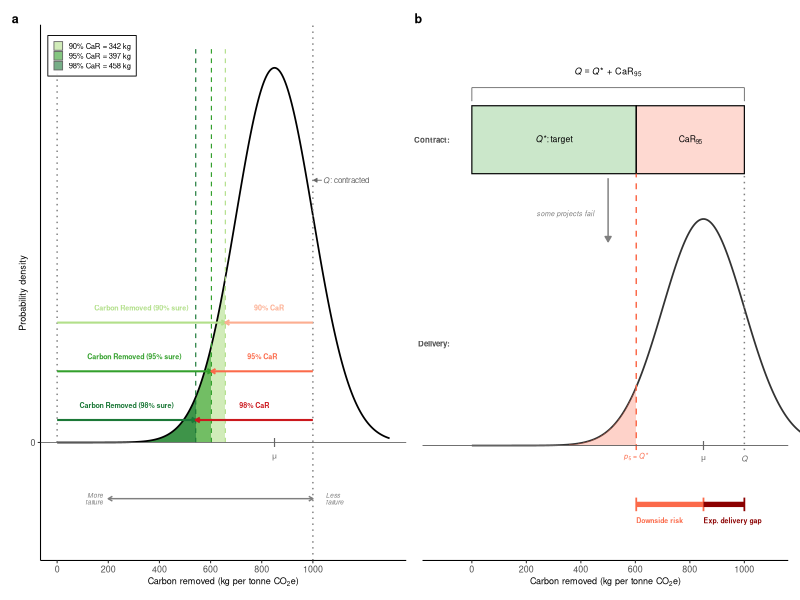
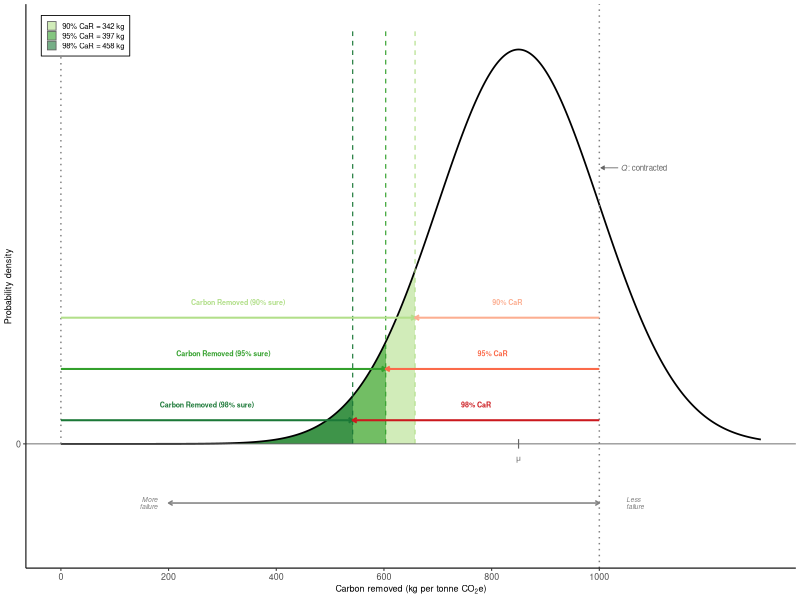
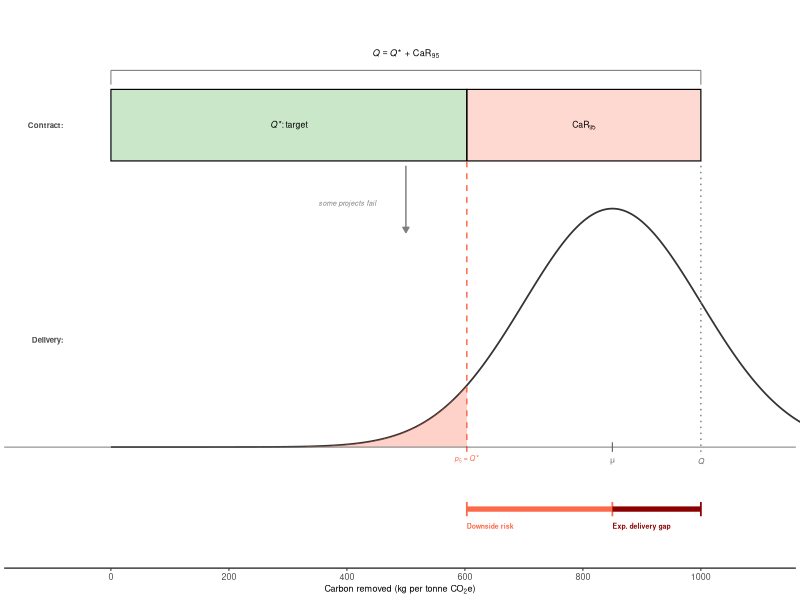

Here is the R script that generated these plots, in order:
# Figure 1: CaR Definition and Buffer Interpretation
# Panel (a): CaR definition (truncated normal with CaR arrows + decomposition)
# Panel (b): Buffer interpretation diagram (contract bar + delivery distribution)
#
# The buffer interpretation follows notes/buffer_interpretation.tex:
#   CaR = Buffer, by definition, when both computed at contracted scale Q.
#   Contract Q = Q* + CaR_95, so p_5(Q) = Q*.
#   The p_5 calculation is on ALL Q tonnes (target + buffer), so
#   buffer-on-buffer failure is already accounted for.

# Libraries ----------------------------------------------------------------

library(ggplot2)
library(patchwork)
library(truncnorm)
library(grid)

# Output directory ---------------------------------------------------------

out_dir <- "outputs/main"
subfig_dir <- file.path(out_dir, "subfigs")
if (!dir.exists(out_dir)) dir.create(out_dir, recursive = TRUE)
if (!dir.exists(subfig_dir)) dir.create(subfig_dir, recursive = TRUE)

# Parameters ---------------------------------------------------------------

CAR_MEAN  <- 850
CAR_SD    <- 150
CAR_LOWER <- 0
CAR_UPPER <- Inf   # no upper truncation: delivery can exceed Q
Q_TARGET  <- 1000  # Q: total contracted removal

# Expected value of truncated normal
CAR_MU <- etruncnorm(a = CAR_LOWER, b = CAR_UPPER, mean = CAR_MEAN, sd = CAR_SD)

# Confidence level for main display
ALPHA <- 0.95

# Colors
GREEN_SHADES <- c("0.9" = "#b2df8a", "0.95" = "#33a02c", "0.98" = "#1b7837")
RED_SHADES   <- c("0.9" = "#fcae91", "0.95" = "#fb6a4a", "0.98" = "#cb181d")
GREEN_95 <- "#33a02c"
RED_95   <- "#fb6a4a"
DARK_RED <- "#8b0000"

# Confidence levels
confidence_levels <- c(0.90, 0.95, 0.98)

# Generate distribution data -----------------------------------------------

x_car <- seq(CAR_LOWER, Q_TARGET + 2 * CAR_SD, length.out = 1000)
y_car <- dtruncnorm(x_car, a = CAR_LOWER, b = CAR_UPPER,
                     mean = CAR_MEAN, sd = CAR_SD)
df_car <- data.frame(x = x_car, y = y_car)

# CaR thresholds for all three confidence levels
car_thresholds <- qtruncnorm(1 - confidence_levels,
                              a = CAR_LOWER, b = CAR_UPPER,
                              mean = CAR_MEAN, sd = CAR_SD)
car_values <- Q_TARGET - car_thresholds

# Shorthand for 95%
p5 <- car_thresholds[2]
car_95 <- car_values[2]

y_max <- max(y_car)

# Shading data for all three levels
shade_car <- do.call(rbind, lapply(seq_along(confidence_levels), function(i) {
  cl <- confidence_levels[i]
  thresh <- car_thresholds[i]
  xs <- seq(CAR_LOWER + 0.1, thresh, length.out = 300)
  data.frame(
    x = xs,
    y = dtruncnorm(xs, a = CAR_LOWER, b = CAR_UPPER,
                    mean = CAR_MEAN, sd = CAR_SD),
    level = as.character(cl)
  )
}))
shade_car$level <- factor(shade_car$level, levels = c("0.9", "0.95", "0.98"))

# Shading data: tail region below p5 (for panel b)
shade_tail <- data.frame(
  x = seq(CAR_LOWER + 0.1, p5, length.out = 300),
  y = dtruncnorm(seq(CAR_LOWER + 0.1, p5, length.out = 300),
                  a = CAR_LOWER, b = CAR_UPPER,
                  mean = CAR_MEAN, sd = CAR_SD)
)

# "Panel (a): CaR Definition" ---------------------------------------------

# Arrow y-positions for 90%, 95%, 98% (staggered)
arrow_ys <- y_max * c(0.32, 0.19, 0.06)

panel_a <- ggplot() +
  # Green shading: all three tail regions
  geom_area(
    data = shade_car, aes(x = x, y = y, fill = level),
    position = "identity", alpha = 0.6
  ) +
  # Density curve
  geom_line(data = df_car, aes(x = x, y = y), linewidth = 0.6) +
  scale_fill_manual(
    values = GREEN_SHADES,
    labels = paste0(confidence_levels * 100, "% CaR = ",
                    round(car_values), " kg"),
    name = NULL
  ) +
  # Vertical dashed lines at thresholds
  annotate("segment",
           x = car_thresholds, xend = car_thresholds,
           y = 0, yend = y_max * 1.05,
           linetype = "dashed", color = unname(GREEN_SHADES),
           linewidth = 0.4) +
  # Q target line + label
  geom_vline(xintercept = Q_TARGET, linetype = "dotted",
             color = "grey50", linewidth = 0.5) +
  annotate("text", x = Q_TARGET + 40, y = y_max * 0.70,
           label = 'italic(Q)*": contracted"', parse = TRUE, hjust = 0,
           size = 2, color = "grey40") +
  annotate("segment", x = Q_TARGET + 35, xend = Q_TARGET + 3,
           y = y_max * 0.70, yend = y_max * 0.70,
           arrow = arrow(length = unit(0.1, "cm"), type = "closed"),
           color = "grey40", linewidth = 0.3) +
  # mu tick mark at y=0 level
  annotate("segment", x = CAR_MU, xend = CAR_MU,
           y = -y_max * 0.012, yend = y_max * 0.012,
           color = "grey40", linewidth = 0.4) +
  annotate("text", x = CAR_MU, y = -y_max * 0.04,
           label = expression(mu), size = 2, color = "grey40") +
  # x=0 vertical line
  annotate("segment", x = 0, xend = 0,
           y = 0, yend = y_max * 1.05,
           linetype = "dotted", color = "grey50", linewidth = 0.5) +
  # Green "Carbon Removed" arrows (0 -> each threshold)
  annotate("segment",
           x = rep(0, 3), xend = car_thresholds,
           y = arrow_ys, yend = arrow_ys,
           arrow = arrow(length = unit(0.12, "cm")),
           color = unname(GREEN_SHADES), linewidth = 0.7) +
  annotate("text",
           x = car_thresholds / 2,
           y = arrow_ys + y_max * 0.04,
           label = paste0("Carbon Removed (", confidence_levels * 100, "% sure)"),
           size = 1.8, color = unname(GREEN_SHADES), fontface = "bold",
           hjust = 0.5) +
  # Red "CaR" arrows (Q -> each threshold)
  annotate("segment",
           x = rep(Q_TARGET, 3), xend = car_thresholds,
           y = arrow_ys, yend = arrow_ys,
           arrow = arrow(length = unit(0.12, "cm")),
           color = unname(RED_SHADES), linewidth = 0.7) +
  annotate("text",
           x = (car_thresholds + Q_TARGET) / 2,
           y = arrow_ys + y_max * 0.04,
           label = paste0(confidence_levels * 100, "% CaR"),
           size = 1.8, color = unname(RED_SHADES), fontface = "bold",
           hjust = 0.5) +
  # Below-axis: "More failure / Less failure" arrow
  annotate("segment", x = 200, xend = Q_TARGET,
           y = -y_max * 0.15, yend = -y_max * 0.15,
           arrow = arrow(length = unit(0.12, "cm"), ends = "both"),
           color = "grey50", linewidth = 0.5) +
  annotate("text", x = 180, y = -y_max * 0.15,
           label = "More\nfailure",
           size = 1.7, hjust = 1, color = "grey50", fontface = "italic",
           lineheight = 0.85) +
  annotate("text", x = Q_TARGET + 50, y = -y_max * 0.15,
           label = "Less\nfailure",
           size = 1.7, hjust = 0, color = "grey50", fontface = "italic",
           lineheight = 0.85) +
  # Formatting
  geom_hline(yintercept = 0, linewidth = 0.3, color = "grey40") +
  scale_x_continuous(breaks = seq(0, 1000, by = 200)) +
  scale_y_continuous(breaks = 0, labels = "0") +
  coord_cartesian(xlim = c(0, 1300),
                  ylim = c(-y_max * 0.25, y_max * 1.05),
                  clip = "off") +
  labs(
    x = expression("Carbon removed (kg per tonne CO"[2]*"e)"),
    y = "Probability density"
  ) +
  theme_classic(base_size = 8) +
  theme(
    plot.margin = margin(3, 3, 3, 3),
    axis.title = element_text(size = 6.5),
    legend.position = "inside",
    legend.position.inside = c(0.02, 0.98),
    legend.justification = c(0, 1),
    legend.key.size = unit(0.25, "cm"),
    legend.text = element_text(size = 5.5),
    legend.background = element_rect(fill = alpha("white", 0.9),
                                     color = "black", linewidth = 0.3)
  ) +
  guides(fill = guide_legend(override.aes = list(color = "grey40",
                                                  linewidth = 0.3)))

# "Panel (b): Buffer Interpretation" ---------------------------------------
# Recreates the TikZ diagram from cambridge.tex slide 13 in ggplot2.
# Shows: contract bar (Q* + buffer), delivery distribution, p5 = Q*.
# Consistent with buffer_interpretation.tex analysis.

# Buffer interpretation parameters
# Q_star is the target delivery; Q is total contracted
Q_STAR <- p5        # target delivery = 5th percentile of distribution
Q_TOTAL <- Q_TARGET # total contracted (= Q* + CaR_95)
BUFFER  <- Q_TOTAL - Q_STAR  # = CaR_95

# Vertical layout positions (in data coordinates of the delivery axis)
bar_top    <- y_max * 1.50
bar_bottom <- y_max * 1.20
brace_y    <- y_max * 1.65
arrow_mid  <- y_max * 0.85

panel_b <- ggplot() +
  # === Contract bar: Q* portion (green) ===
  annotate("rect",
           xmin = 0, xmax = Q_STAR,
           ymin = bar_bottom, ymax = bar_top,
           fill = GREEN_95, alpha = 0.25, color = "black", linewidth = 0.4) +
  annotate("text", x = Q_STAR / 2, y = (bar_top + bar_bottom) / 2,
           label = 'italic(Q)*"*: target"', parse = TRUE, size = 2.2) +
  # === Contract bar: Buffer portion (red) ===
  annotate("rect",
           xmin = Q_STAR, xmax = Q_TOTAL,
           ymin = bar_bottom, ymax = bar_top,
           fill = RED_95, alpha = 0.25, color = "black", linewidth = 0.4) +
  annotate("text", x = (Q_STAR + Q_TOTAL) / 2,
           y = (bar_top + bar_bottom) / 2,
           label = expression(CaR[95]),
           size = 2.2) +
  # === Brace above: Q = Q* + CaR_95 ===
  # Bracket line just above the bar
  annotate("segment", x = 0, xend = 0,
           y = bar_top + y_max * 0.02, yend = bar_top + y_max * 0.08,
           color = "grey40", linewidth = 0.3) +
  annotate("segment", x = Q_TOTAL, xend = Q_TOTAL,
           y = bar_top + y_max * 0.02, yend = bar_top + y_max * 0.08,
           color = "grey40", linewidth = 0.3) +
  annotate("segment", x = 0, xend = Q_TOTAL,
           y = bar_top + y_max * 0.08, yend = bar_top + y_max * 0.08,
           color = "grey40", linewidth = 0.3) +
  # Text above the bracket line
  annotate("text", x = Q_TOTAL / 2, y = bar_top + y_max * 0.15,
           label = expression(italic(Q) == italic(Q)*"* + " * CaR[95]),
           size = 2.3) +
  # === Arrow down: "some projects fail" ===
  annotate("segment",
           x = Q_TOTAL / 2, xend = Q_TOTAL / 2,
           y = bar_bottom - y_max * 0.02,
           yend = arrow_mid + y_max * 0.05,
           arrow = arrow(length = unit(0.15, "cm"), type = "closed"),
           color = "grey50", linewidth = 0.5) +
  annotate("text", x = Q_TOTAL / 2 - 50, y = (bar_bottom + arrow_mid) / 2,
           label = "some projects fail",
           size = 1.8, color = "grey50", hjust = 1, fontface = "italic") +
  # === Delivery distribution ===
  geom_line(data = df_car, aes(x = x, y = y), linewidth = 0.6,
            color = "grey20") +
  # Red tail shading (below p5)
  geom_area(data = shade_tail, aes(x = x, y = y),
            fill = RED_95, alpha = 0.3) +
  # (5% tail label removed for clarity)
  # === Dashed line at p5 = Q* ===
  annotate("segment", x = Q_STAR, xend = Q_STAR,
           y = -y_max * 0.02, yend = bar_bottom,
           linetype = "dashed", color = RED_95, linewidth = 0.5) +
  annotate("text", x = Q_STAR, y = -y_max * 0.05,
           label = expression(italic(p)[5] == italic(Q)*"*"),
           size = 1.8, color = RED_95) +
  # === Dotted line at Q ===
  annotate("segment", x = Q_TOTAL, xend = Q_TOTAL,
           y = -y_max * 0.02, yend = bar_bottom,
           linetype = "dotted", color = "grey50", linewidth = 0.5) +
  # === "Contract" and "Delivery" labels ===
  annotate("text", x = -80, y = (bar_top + bar_bottom) / 2,
           label = "Contract:", size = 2, fontface = "bold",
           hjust = 1, color = "grey30") +
  annotate("text", x = -80, y = y_max * 0.45,
           label = "Delivery:", size = 2, fontface = "bold",
           hjust = 1, color = "grey30") +
  # === CaR decomposition bar below distribution ===
  # Downside risk bracket: p5 to mu
  annotate("segment", x = p5, xend = CAR_MU,
           y = -y_max * 0.26, yend = -y_max * 0.26,
           linewidth = 1.8, color = RED_95) +
  annotate("segment", x = p5, xend = p5,
           y = -y_max * 0.23, yend = -y_max * 0.29,
           linewidth = 0.6, color = RED_95) +
  annotate("segment", x = CAR_MU, xend = CAR_MU,
           y = -y_max * 0.23, yend = -y_max * 0.29,
           linewidth = 0.6, color = RED_95) +
  annotate("text", x = p5, y = -y_max * 0.33,
           label = "Downside risk", size = 1.75, fontface = "bold",
           hjust = 0, color = RED_95) +
  # Expected delivery gap bracket: mu to Q
  annotate("segment", x = CAR_MU, xend = Q_TOTAL,
           y = -y_max * 0.26, yend = -y_max * 0.26,
           linewidth = 1.8, color = DARK_RED) +
  annotate("segment", x = Q_TOTAL, xend = Q_TOTAL,
           y = -y_max * 0.23, yend = -y_max * 0.29,
           linewidth = 0.6, color = DARK_RED) +
  annotate("text", x = CAR_MU, y = -y_max * 0.33,
           label = "Exp. delivery gap", size = 1.75, fontface = "bold",
           hjust = 0, color = DARK_RED) +
  # mu tick mark at y=0 level
  annotate("segment", x = CAR_MU, xend = CAR_MU,
           y = -y_max * 0.02, yend = y_max * 0.02,
           color = "grey40", linewidth = 0.4) +
  annotate("text", x = CAR_MU, y = -y_max * 0.06,
           label = expression(mu), size = 2, color = "grey40") +
  # Q tick mark at y=0 level (separate from dotted line)
  annotate("text", x = Q_TARGET, y = -y_max * 0.06,
           label = expression(italic(Q)), size = 2, color = "grey40") +
  # Formatting
  geom_hline(yintercept = 0, linewidth = 0.3, color = "grey40") +
  scale_x_continuous(breaks = seq(0, 1000, by = 200)) +
  scale_y_continuous(breaks = NULL) +
  coord_cartesian(xlim = c(-120, 1100),
                  ylim = c(-y_max * 0.40, brace_y + y_max * 0.10),
                  clip = "off") +
  labs(
    x = expression("Carbon removed (kg per tonne CO"[2]*"e)"),
    y = NULL
  ) +
  theme_classic(base_size = 8) +
  theme(
    plot.margin = margin(3, 3, 3, 3),
    axis.title = element_text(size = 6.5),
    axis.text.y = element_blank(),
    axis.ticks.y = element_blank(),
    axis.line.y = element_blank()
  )

# Assemble & save ----------------------------------------------------------

fig1 <- panel_a + panel_b +
  plot_layout(widths = c(1, 1)) +
  plot_annotation(tag_levels = "a") &
  theme(plot.tag = element_text(face = "bold", size = 9))

# 183 mm wide = 7.2 inches; height scaled proportionally
ggsave(file.path(out_dir, "figure1.pdf"), fig1,
       width = 183, height = 75, units = "mm")
ggsave(file.path(subfig_dir, "figure1a.pdf"), panel_a,
       width = 91.5, height = 75, units = "mm")
ggsave(file.path(subfig_dir, "figure1b.pdf"), panel_b,
       width = 91.5, height = 75, units = "mm")

cat("Saved figure1.pdf to", out_dir, "\n")
cat("Saved figure1a.pdf, figure1b.pdf to", subfig_dir, "\n")
